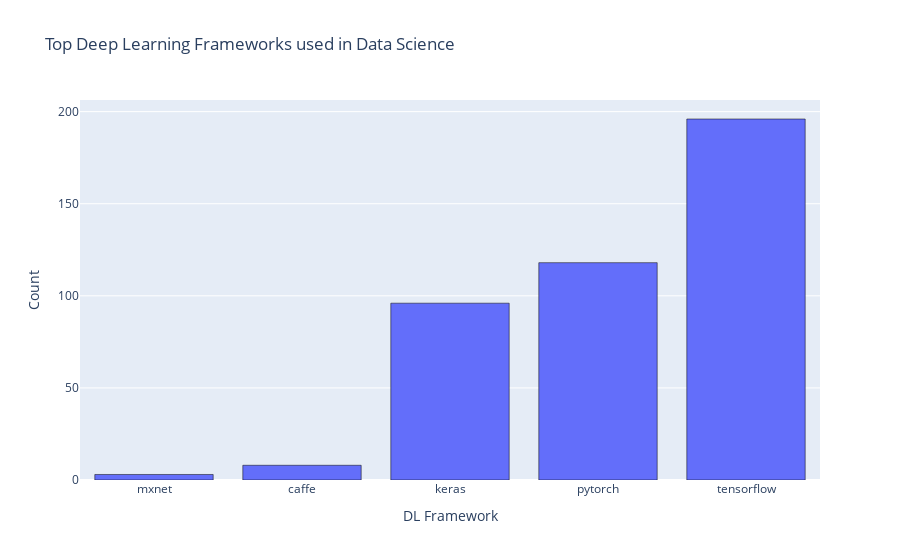

Notebook cell for this chart:
### Code cell
# plotting the experience needed
fig = go.Figure(data=[
    go.Bar(x=Frameworks['DL_Framework'], y=Frameworks['Count'],marker_line_color='black')])
fig.update_layout(title='Top Deep Learning Frameworks used in Data Science',xaxis=dict(title="DL Framework"),yaxis=dict(title="Count"))

### Figure 1 — Plotly figure (JSON) as saved in the notebook; plotly's stock layout.template omitted (floating-point values rounded to 4 significant figures)
{"data": [{"marker": {"line": {"color": "black"}}, "type": "bar", "x": ["mxnet", "caffe", "keras", "pytorch", "tensorflow"], "y": [3, 8, 96, 118, 196]}], "layout": {"title": {"text": "Top Deep Learning Frameworks used in Data Science"}, "xaxis": {"title": {"text": "DL Framework"}}, "yaxis": {"title": {"text": "Count"}}}}
